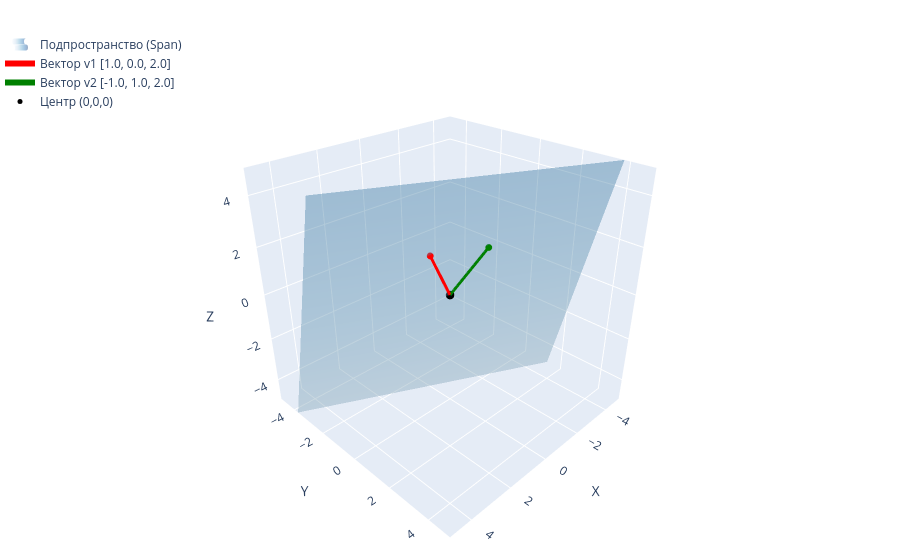

The code cell stored with this chart in its notebook:
### Code cell
# Пример 1: Только векторы и плоскость
visualize_span(v1, v2)

### Figure 1 — Plotly figure (JSON) as saved in the notebook; plotly's stock layout.template omitted (floating-point values rounded to 4 significant figures; data arrays with more than 128 entries replaced by an {"elided": "..."} marker saying what was removed)
{"data": [{"colorscale": [[0.0, "rgb(247,251,255)"], [0.125, "rgb(222,235,247)"], [0.25, "rgb(198,219,239)"], [0.375, "rgb(158,202,225)"], [0.5, "rgb(107,174,214)"], [0.625, "rgb(66,146,198)"], [0.75, "rgb(33,113,181)"], [0.875, "rgb(8,81,156)"], [1.0, "rgb(8,48,107)"]], "name": "Подпространство (Span)", "opacity": 0.4, "showlegend": true, "showscale": false, "x": {"elided": "30x30 float values"}, "y": {"elided": "30x30 float values"}, "z": {"elided": "30x30 float values"}, "type": "surface"}, {"line": {"color": "red", "width": 6}, "marker": {"size": 4}, "mode": "lines+markers", "name": "Вектор v1 [1.0, 0.0, 2.0]", "x": [0, 1.0], "y": [0, 0.0], "z": [0, 2.0], "type": "scatter3d"}, {"line": {"color": "green", "width": 6}, "marker": {"size": 4}, "mode": "lines+markers", "name": "Вектор v2 [-1.0, 1.0, 2.0]", "x": [0, -1.0], "y": [0, 1.0], "z": [0, 2.0], "type": "scatter3d"}, {"marker": {"color": "black", "size": 5}, "mode": "markers", "name": "Центр (0,0,0)", "x": [0], "y": [0], "z": [0], "type": "scatter3d"}], "layout": {"scene": {"xaxis": {"range": [-5, 5], "title": {"text": "X"}}, "yaxis": {"range": [-5, 5], "title": {"text": "Y"}}, "zaxis": {"range": [-5, 5], "title": {"text": "Z"}}, "camera": {"eye": {"x": 1.5, "y": 1.5, "z": 1.2}}, "aspectmode": "cube"}, "margin": {"l": 0, "r": 0, "b": 0, "t": 30}, "legend": {"x": 0, "y": 1}}}
